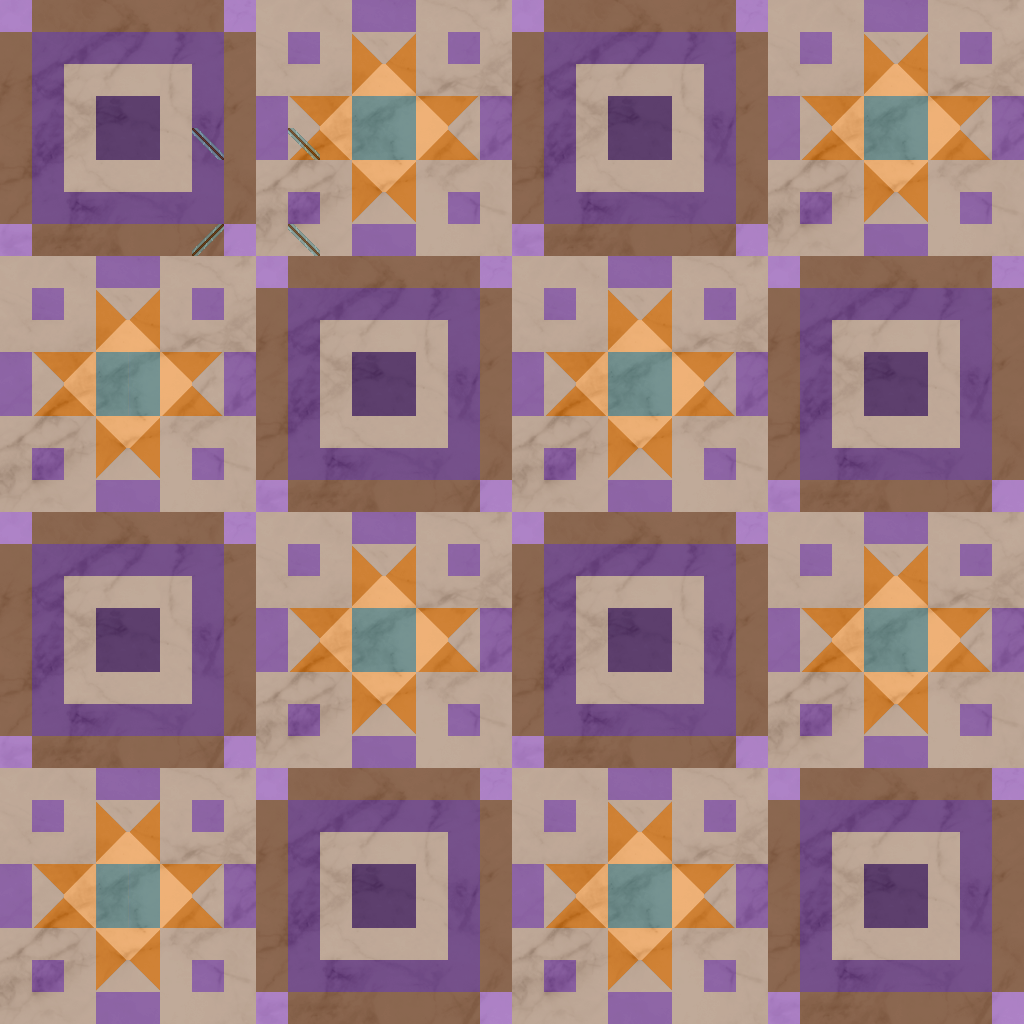

The image is a tile-based game level rendered from a .tmx file. Its description and source (layers, tilesets, objects; grid data summarised) follow:
An orthogonal 32x32 tile map with 32x32 px tiles, 4 tile layers (MainLayer, MarbleLayer, Mirrors, Copy of MainLayer), 5 tilesets.

<map version="1.2" tiledversion="1.2.0" orientation="orthogonal" renderorder="right-down" width="32" height="32" tilewidth="32" tileheight="32" infinite="0" nextlayerid="6" nextobjectid="1">
 <tileset firstgid="1" source="purpleColors.tsx" />
 <tileset firstgid="197" source="mainColors.tsx" />
 <tileset firstgid="467" source="patterns.tsx" />
 <tileset firstgid="1235" source="marbleFlooring.tsx" />
 <tileset firstgid="1747" source="mirror.tsx" />
 <layer id="1" name="MainLayer" width="32" height="32">
  <data>[1024 cells, 1024 non-empty, 18 distinct tile ids]</data>
 </layer>
 <layer id="2" name="MarbleLayer" width="32" height="32" opacity="0.28">
  <data>[1024 cells, 1024 non-empty, 128 distinct tile ids]</data>
 </layer>
 <layer id="5" name="Mirrors" width="32" height="32">
  <data>[1024 cells, 4 non-empty, 2 distinct tile ids]</data>
 </layer>
 <layer id="3" name="Copy of MainLayer" width="32" height="32" opacity="0.3">
  <data>[1024 cells, 1024 non-empty, 18 distinct tile ids]</data>
 </layer>
</map>